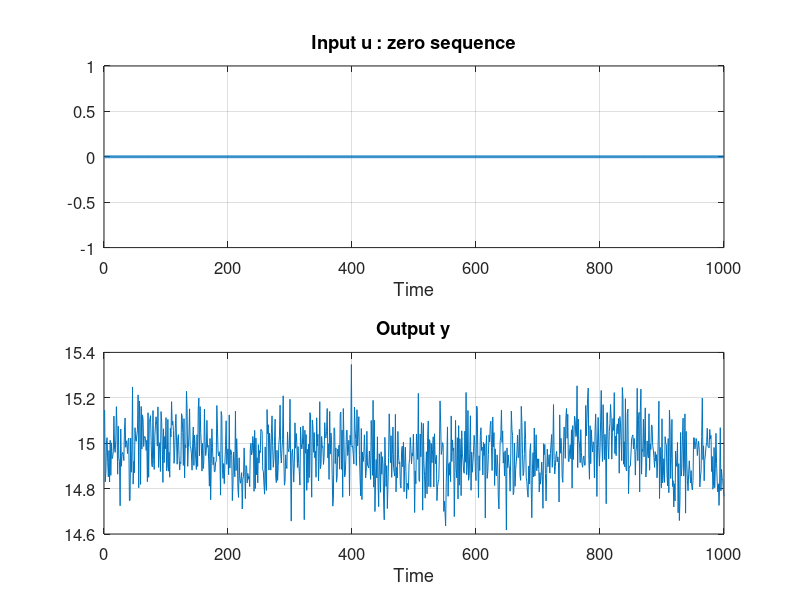
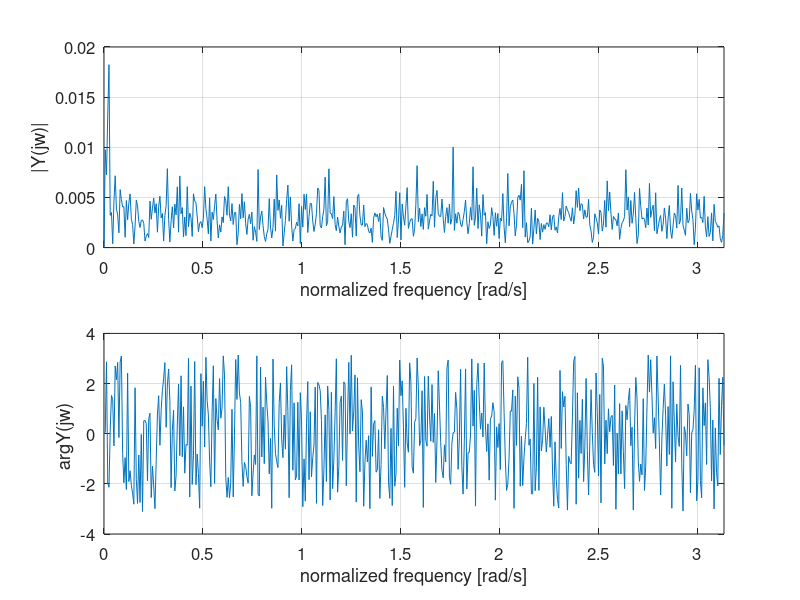
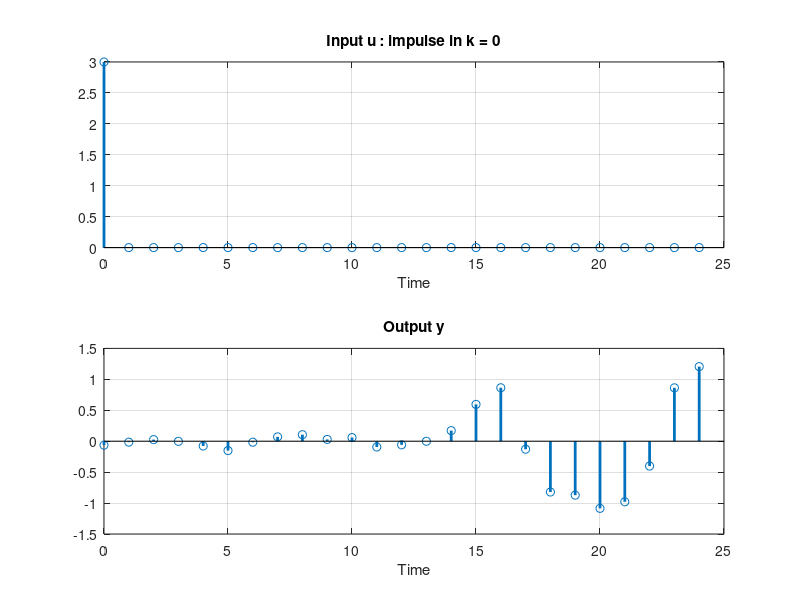
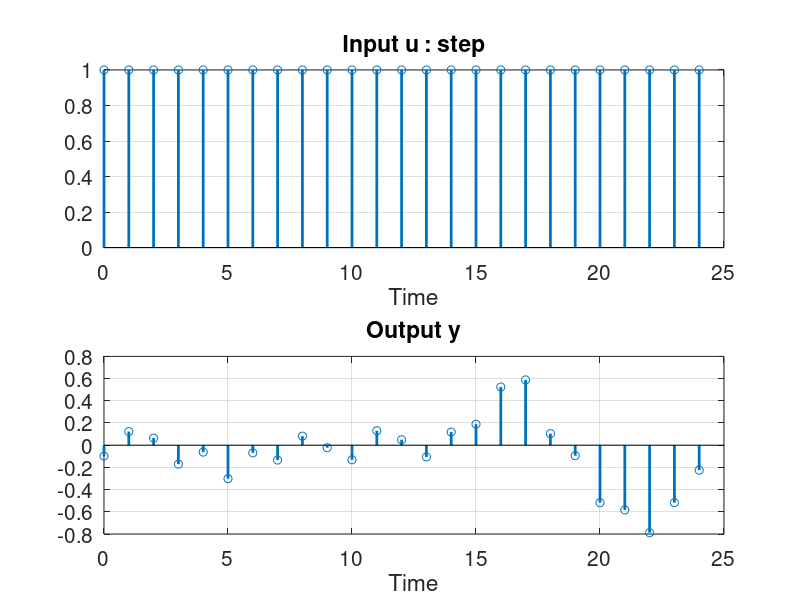

Here is the MATLAB script that generated these plots, in order:
close all; clear all;
load('simulation_data_3.mat');

DC = mean(y_zero);

%% Applying a zero-sequence to the system - time domain
figure(1); clf;
subplot(211); plot(u_zero(1:1000),'LineWidth',2); 
set(gca, 'fontsize', 12); grid on;
xlabel('Time'); title('Input u : zero sequence');
subplot(212); plot(y_zero(1:1000)); 
set(gca, 'fontsize', 12); grid on;
xlabel('Time'); title('Output y');

%% Applying a zero-sequence to the system - frequency domain
delay = 15;
y_zero_filtered = y_zero(1:1000) - DC;

nfft = size(y_zero_filtered,1);
Fs = 1;                         % sampling frenquency
yfft = fft(y_zero_filtered);    % discrete Fourier transform
yfft = yfft(1:nfft/2)/nfft;     % single-sided spectrum

f = (0:nfft/2-1)*Fs/nfft;

figure(2); clf;
subplot(2,1,1); plot(2*pi*f,abs(yfft)); 
set(gca, 'fontsize', 12); grid on;
xlabel('normalized frequency [rad/s]'); ylabel('|Y(jw)|'); 
xlim([2*pi*f(1),2*pi*f(end)]);
subplot(2,1,2); plot(2*pi*f,angle(yfft)); 
set(gca, 'fontsize', 12); grid on;
xlabel('normalized frequency [rad/s]'); ylabel('arg{Y(jw)} '); 
xlim([2*pi*f(1),2*pi*f(end)]);

%%  Applying an impulse - time domain
figure(3); clf;
subplot(211); stem(0:24, u_impulse_response(1:25),'LineWidth',2); grid on;
xlabel('Time'); title('Input u : impulse in k = 0');
subplot(212); stem(0:24, y_impulse_response(1:25) - DC,'LineWidth',2); 
grid on;
xlabel('Time'); title('Output y');

%%  Applying a step - time domain
figure(4); clf;
subplot(211); stem(0:24, u_step(1:25),'LineWidth',2); 
set(gca, 'fontsize', 15); grid on;
xlabel('Time'); title('Input u : step');
subplot(212); stem(0:24,y_step(1:25) - DC,'LineWidth',2); 
set(gca, 'fontsize', 15); grid on;
xlabel('Time'); title('Output y');

%%  Applying a white noise - time domain
figure(5); clf; Nu = 100;
subplot(211); stem(u_white_noise(1:Nu)); 
set(gca, 'fontsize', 11); grid on;
xlabel('Time'); title('Input u : white noise');
subplot(212); stem(y_white_noise(1:Nu) - DC);
set(gca, 'fontsize', 11); grid on;
xlabel('Time'); title('Output y');

%%  Applying a PRBS - time domain
figure(6); clf; Nu = 100;
subplot(211); stem(u_prbs(1:Nu)); 
set(gca, 'fontsize', 11); grid on;
xlabel('Time'); title('Input u : PRBS');
subplot(212); stem(y_prbs_est(1:Nu) - DC); 
set(gca, 'fontsize', 11); grid on;
xlabel('Time'); title('Output y');

%%  Applying a sine wave - time domain
figure(6); clf;
subplot(211); plot(u_sin,'LineWidth',2); 
set(gca, 'fontsize', 15); grid on;
xlabel('Time'); title('Input u : sine wave');
subplot(212); plot(y_sin - DC,'LineWidth',2);
set(gca, 'fontsize', 15); grid on;
xlabel('Time'); title('Output y');





